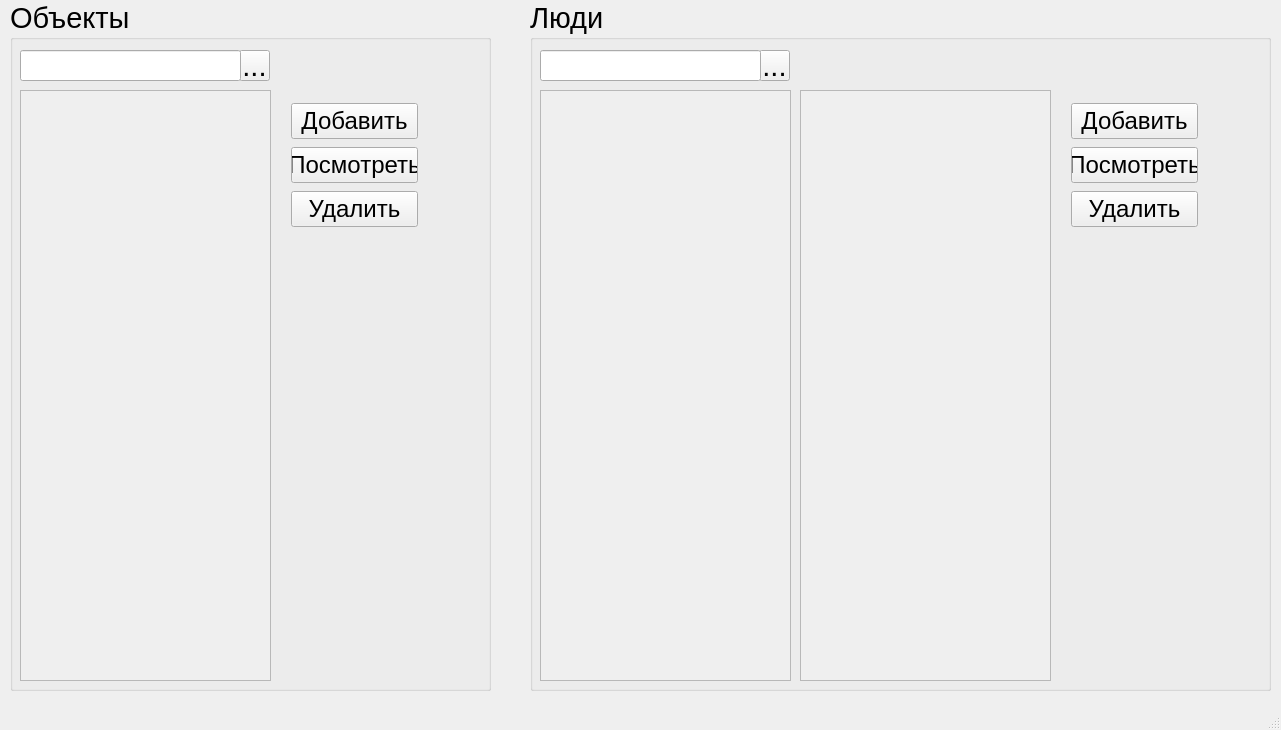
<?xml version="1.0" encoding="UTF-8"?>
<ui version="4.0">
 <class>MainWindow</class>
 <widget class="QMainWindow" name="MainWindow">
  <property name="enabled">
   <bool>true</bool>
  </property>
  <property name="geometry">
   <rect>
    <x>0</x>
    <y>0</y>
    <width>1281</width>
    <height>730</height>
   </rect>
  </property>
  <property name="sizePolicy">
   <sizepolicy hsizetype="Maximum" vsizetype="Maximum">
    <horstretch>0</horstretch>
    <verstretch>0</verstretch>
   </sizepolicy>
  </property>
  <property name="acceptDrops">
   <bool>false</bool>
  </property>
  <property name="windowTitle">
   <string>Business Assistant</string>
  </property>
  <property name="animated">
   <bool>true</bool>
  </property>
  <property name="documentMode">
   <bool>false</bool>
  </property>
  <widget class="QWidget" name="centralWidget">
   <widget class="QGroupBox" name="groupBox_3">
    <property name="geometry">
     <rect>
      <x>10</x>
      <y>0</y>
      <width>481</width>
      <height>691</height>
     </rect>
    </property>
    <property name="font">
     <font>
      <pointsize>22</pointsize>
     </font>
    </property>
    <property name="title">
     <string>Объекты</string>
    </property>
    <widget class="QToolButton" name="toolButton_3">
     <property name="geometry">
      <rect>
       <x>229</x>
       <y>50</y>
       <width>31</width>
       <height>31</height>
      </rect>
     </property>
     <property name="text">
      <string>...</string>
     </property>
     <property name="icon">
      <iconset resource="icons.qrc">
       <normaloff>:/icons/assets/search.svg</normaloff>:/icons/assets/search.svg</iconset>
     </property>
    </widget>
    <widget class="QLineEdit" name="lineEdit_3">
     <property name="enabled">
      <bool>true</bool>
     </property>
     <property name="geometry">
      <rect>
       <x>10</x>
       <y>50</y>
       <width>221</width>
       <height>31</height>
      </rect>
     </property>
     <property name="font">
      <font>
       <pointsize>18</pointsize>
      </font>
     </property>
    </widget>
    <widget class="CustomListWidget" name="scrollArea">
     <property name="geometry">
      <rect>
       <x>10</x>
       <y>90</y>
       <width>251</width>
       <height>591</height>
      </rect>
     </property>
     <property name="widgetResizable">
      <bool>true</bool>
     </property>
     <widget class="QWidget" name="scrollAreaWidgetContents">
      <property name="geometry">
       <rect>
        <x>0</x>
        <y>0</y>
        <width>249</width>
        <height>589</height>
       </rect>
      </property>
     </widget>
    </widget>
    <widget class="QWidget" name="layoutWidget">
     <property name="geometry">
      <rect>
       <x>270</x>
       <y>90</y>
       <width>149</width>
       <height>151</height>
      </rect>
     </property>
     <layout class="QVBoxLayout" name="verticalLayout">
      <item>
       <widget class="QPushButton" name="addFacility">
        <property name="font">
         <font>
          <pointsize>18</pointsize>
         </font>
        </property>
        <property name="focusPolicy">
         <enum>Qt::NoFocus</enum>
        </property>
        <property name="text">
         <string>Добавить</string>
        </property>
       </widget>
      </item>
      <item>
       <widget class="QPushButton" name="viewFacility">
        <property name="font">
         <font>
          <pointsize>18</pointsize>
         </font>
        </property>
        <property name="focusPolicy">
         <enum>Qt::NoFocus</enum>
        </property>
        <property name="text">
         <string>Посмотреть</string>
        </property>
       </widget>
      </item>
      <item>
       <widget class="QPushButton" name="removeFacility">
        <property name="font">
         <font>
          <pointsize>18</pointsize>
         </font>
        </property>
        <property name="focusPolicy">
         <enum>Qt::NoFocus</enum>
        </property>
        <property name="text">
         <string>Удалить</string>
        </property>
       </widget>
      </item>
     </layout>
    </widget>
   </widget>
   <widget class="QGroupBox" name="groupBox_4">
    <property name="geometry">
     <rect>
      <x>530</x>
      <y>0</y>
      <width>741</width>
      <height>691</height>
     </rect>
    </property>
    <property name="font">
     <font>
      <pointsize>22</pointsize>
     </font>
    </property>
    <property name="title">
     <string>Люди</string>
    </property>
    <widget class="QToolButton" name="toolButton_4">
     <property name="geometry">
      <rect>
       <x>229</x>
       <y>50</y>
       <width>31</width>
       <height>31</height>
      </rect>
     </property>
     <property name="text">
      <string>...</string>
     </property>
     <property name="icon">
      <iconset resource="icons.qrc">
       <normaloff>:/icons/assets/search.svg</normaloff>:/icons/assets/search.svg</iconset>
     </property>
    </widget>
    <widget class="QLineEdit" name="lineEdit_4">
     <property name="geometry">
      <rect>
       <x>10</x>
       <y>50</y>
       <width>221</width>
       <height>31</height>
      </rect>
     </property>
     <property name="font">
      <font>
       <pointsize>18</pointsize>
      </font>
     </property>
     <property name="focusPolicy">
      <enum>Qt::StrongFocus</enum>
     </property>
    </widget>
    <widget class="CustomListWidget" name="scrollArea_2">
     <property name="geometry">
      <rect>
       <x>10</x>
       <y>90</y>
       <width>251</width>
       <height>591</height>
      </rect>
     </property>
     <property name="widgetResizable">
      <bool>true</bool>
     </property>
     <widget class="QWidget" name="scrollAreaWidgetContents_2">
      <property name="geometry">
       <rect>
        <x>0</x>
        <y>0</y>
        <width>249</width>
        <height>589</height>
       </rect>
      </property>
     </widget>
    </widget>
    <widget class="CustomListWidget" name="scrollArea_3">
     <property name="geometry">
      <rect>
       <x>270</x>
       <y>90</y>
       <width>251</width>
       <height>591</height>
      </rect>
     </property>
     <property name="widgetResizable">
      <bool>true</bool>
     </property>
     <widget class="QWidget" name="scrollAreaWidgetContents_3">
      <property name="geometry">
       <rect>
        <x>0</x>
        <y>0</y>
        <width>249</width>
        <height>589</height>
       </rect>
      </property>
     </widget>
    </widget>
    <widget class="QWidget" name="layoutWidget">
     <property name="geometry">
      <rect>
       <x>530</x>
       <y>90</y>
       <width>149</width>
       <height>151</height>
      </rect>
     </property>
     <layout class="QVBoxLayout" name="verticalLayout_2">
      <item>
       <widget class="QPushButton" name="addWorker">
        <property name="font">
         <font>
          <pointsize>18</pointsize>
         </font>
        </property>
        <property name="focusPolicy">
         <enum>Qt::NoFocus</enum>
        </property>
        <property name="text">
         <string>Добавить</string>
        </property>
       </widget>
      </item>
      <item>
       <widget class="QPushButton" name="viewWorker">
        <property name="font">
         <font>
          <pointsize>18</pointsize>
         </font>
        </property>
        <property name="focusPolicy">
         <enum>Qt::NoFocus</enum>
        </property>
        <property name="text">
         <string>Посмотреть</string>
        </property>
       </widget>
      </item>
      <item>
       <widget class="QPushButton" name="removeWorker">
        <property name="font">
         <font>
          <pointsize>18</pointsize>
         </font>
        </property>
        <property name="focusPolicy">
         <enum>Qt::NoFocus</enum>
        </property>
        <property name="text">
         <string>Удалить</string>
        </property>
       </widget>
      </item>
     </layout>
    </widget>
   </widget>
  </widget>
  <widget class="QStatusBar" name="statusBar"/>
 </widget>
 <layoutdefault spacing="6" margin="11"/>
 <customwidgets>
  <customwidget>
   <class>CustomListWidget</class>
   <extends>QScrollArea</extends>
   <header>CustomListWidget.h</header>
   <container>1</container>
  </customwidget>
 </customwidgets>
 <resources>
  <include location="icons.qrc"/>
 </resources>
 <connections/>
</ui>
